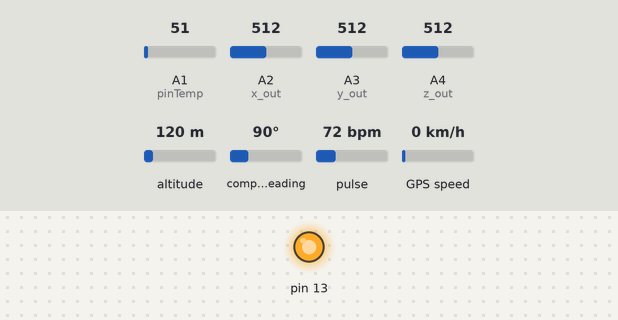
Bench run of a sketch on a simulated Arduino Uno, built with avr-gcc and run on an emulated ATmega328P. Shown: output pins drawn as LEDs (lit = HIGH). The test bench sets the inputs (shaded band); at power-on: A1 (pinTemp) = 51, A2 (x_out) = 512, A3 (y_out) = 512, A4 (z_out) = 512, altitude 120 m, compass heading 90°, pulse 72 bpm, GPS speed 0 km/h. The GPS gets a fix after 3 s at 37.7749, -122.4194 with 8 satellites; what the sketch prints to the serial monitor is not drawn.

Above: at 0.1 s.
Timing chart, 0 to 1.6 s (numbered marks = the images above):
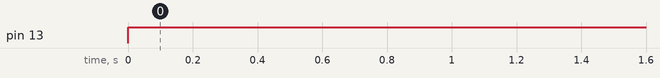

The sketch:

Mix_of_all_the_codes.ino
```cpp
#define USE_ARDUINO_INTERRUPTS true    // Set-up low-level interrupts for most acurate BPM math
#include <PulseSensorPlayground.h>     // Includes the PulseSensorPlayground Library
#include <math.h>
#include <TinyGPS++.h>
#include <SoftwareSerial.h>
SoftwareSerial GPS_SoftSerial(4, 3);/* (Rx, Tx) */
/* Create an object named gps of the class TinyGPSPlus */
TinyGPSPlus gps;
const int PulseWire = 0;       // 'S' Signal pin connected to A0
const int LED13 = 13;          // The on-board Arduino LED
int Threshold = 550;           // Determine which Signal to "count as a beat" and which to ignore
int pinTemp = A1;
const int x_out = A2; /* connect x_out of module to A1 of UNO board */
const int y_out = A3; /* connect y_out of module to A2 of UNO board */
const int z_out = A4; /* connect z_out of module to A3 of UNO board */
PulseSensorPlayground pulseSensor;  // Creates an object

volatile float minutes, seconds;
volatile int degree, secs, mins;
//String s3, s4;

void setup() {
  Serial.begin(115200);
  GPS_SoftSerial.begin(115200);
  // Configure the PulseSensor object, by assigning our variables to it
  pulseSensor.analogInput(PulseWire);
  pulseSensor.blinkOnPulse(LED13);       // Blink on-board LED with heartbeat
  pulseSensor.setThreshold(Threshold);

  // Double-check the "pulseSensor" object was created and began seeing a signal
  if (pulseSensor.begin()) {
    Serial.println("PulseSensor object created!");
  }
}

void SendGPS()
{
  smartDelay(1000); /* Generate precise delay of 1ms */
        unsigned long start;
        double lat_val, lng_val, alt_m_val;
        uint8_t hr_val, min_val, sec_val;
        bool loc_valid, alt_valid, time_valid;
        lat_val = gps.location.lat(); /* Get latitude data */
        loc_valid = gps.location.isValid(); /* Check if valid location data is available */
        lng_val = gps.location.lng(); /* Get longtitude data */
        alt_m_val = gps.altitude.meters();  /* Get altitude data in meters */
        alt_valid = gps.altitude.isValid(); /* Check if valid altitude data is available */
        hr_val = gps.time.hour(); /* Get hour */
        min_val = gps.time.minute();  /* Get minutes */
        sec_val = gps.time.second();  /* Get seconds */
        time_valid = gps.time.isValid();  /* Check if valid time data is available */
        if (!loc_valid)
        {
          Serial.print("Latitude : ");
          Serial.println("*****");
          Serial.print("Longitude : ");
          Serial.println("*****");
        }
        else
        {
          DegMinSec(lat_val);
          Serial.print("Latitude in Decimal Degrees : ");
          Serial.println(lat_val, 6);
          Serial.print("Latitude in Degrees Minutes Seconds : ");
          Serial.print(degree);
          Serial.print("\t");
          Serial.print(mins);
          Serial.print("\t");
          Serial.println(secs);
          DegMinSec(lng_val); /* Convert the decimal degree value into degrees minutes seconds form */
          Serial.print("Longitude in Decimal Degrees : ");
          Serial.println(lng_val, 6);
          Serial.print("Longitude in Degrees Minutes Seconds : ");
          Serial.print(degree);
          Serial.print("\t");
          Serial.print(mins);
          Serial.print("\t");
          Serial.println(secs);
        }
        if (!alt_valid)
        {
          Serial.print("Altitude : ");
          Serial.println("*****");
        }
        else
        {
          Serial.print("Altitude : ");
          Serial.println(alt_m_val, 6);
        }
        if (!time_valid)
        {
          Serial.print("Time : ");
          Serial.println("*****");
        }
        else
        {
          char time_string[32];
          sprintf(time_string, "Time : %02d/%02d/%02d \n", hr_val, min_val, sec_val);
          Serial.print(time_string);

        }
        delay(10000); //Give enough time for GSM to register on Network

  Serial.println("AT+CMGF=1");    //To send SMS in Text Mode
  delay(1000);
  Serial.println("AT+CMGS=\"+919000451559\"\r"); //Change to destination phone number
  delay(1000);
  String Latn = String(lat_val, 6);
  String Lonn = String(lng_val, 6);
  String Location = Latn + "," + Lonn;
  //lat_val+","+lng_val
Serial.print(" Emergency ");
      Serial.print(Location);
      Serial.print("\n");
      Serial.print("Check Map: \n");
      Serial.print("https://maps.google.com/?q=");
      Serial.println(Location);
      Serial.println((char)26);

  // s3 = "Emergency current location is," + String(lat_val) + "," + String(lng_val) + '\n' ;
//   s4 = "Click link" + '\n' + "https://maps.google.com/?q=" + String(lat_val) + "," + String(lng_val);
 // Serial.println(s3);//the content of the message
  delay(200);
  //Serial.println((char)26); //the stopping character Ctrl+Z
  delay(1000);
}
void loop() {
  int myBPM = pulseSensor.getBeatsPerMinute();
  if(pulseSensor.sawStartOfBeat()) {               // Constantly test to see if a beat happened
    Serial.println("♥  A HeartBeat Happened ! "); // If true, print a message
    Serial.print("BPM: ");
    Serial.println(myBPM);                        // Print the BPM value
    }

  delay(20);
// Calculates BPM
  int temp = analogRead(pinTemp);
  temp = temp * 0.48828125;   // convert output (mv) to readable celcius
  Serial.print("Temperature: ");
  Serial.print(temp);
  Serial.println("C");  //print the temperature status
  delay(1000);
  int x_adc_value, y_adc_value, z_adc_value;
  double x_g_value, y_g_value, z_g_value;
  double roll, pitch, yaw;
  x_adc_value = analogRead(x_out); /* Digital value of voltage on x_out pin */
  y_adc_value = analogRead(y_out); /* Digital value of voltage on y_out pin */
  z_adc_value = analogRead(z_out); /* Digital value of voltage on z_out pin */
  Serial.print("x = ");
  Serial.print(x_adc_value);
  Serial.print("\t\t");
  Serial.print("y = ");
  Serial.print(y_adc_value);
  Serial.print("\t\t");
  Serial.print("z = ");
  Serial.print(z_adc_value);
  Serial.print("\t\t");
  //delay(100);

  x_g_value = ( ( ( (double)(x_adc_value * 5)/1024) - 1.65 ) / 0.330 ); /* Acceleration in x-direction in g units */
  y_g_value = ( ( ( (double)(y_adc_value * 5)/1024) - 1.65 ) / 0.330 ); /* Acceleration in y-direction in g units */
  z_g_value = ( ( ( (double)(z_adc_value * 5)/1024) - 1.80 ) / 0.330 ); /* Acceleration in z-direction in g units */

  roll = ( ( (atan2(y_g_value,z_g_value) * 180) / 3.14 ) + 180 ); /* Formula for roll */
  pitch = ( ( (atan2(z_g_value,x_g_value) * 180) / 3.14 ) + 180 ); /* Formula for pitch */
  //yaw = ( ( (atan2(x_g_value,y_g_value) * 180) / 3.14 ) + 180 ); /* Formula for yaw */
  /* Not possible to measure yaw using accelerometer. Gyroscope must be used if yaw is also required */

  Serial.print("Roll = ");
  Serial.print(roll);
  Serial.print("\t");
  Serial.print("Pitch = ");
  Serial.print(pitch);
  Serial.print("\n\n");
  delay(1000);
  SendGPS();    //Send one SMS
    // while(1);     //Wait forever
}


static void smartDelay(unsigned long ms)
{
  unsigned long start = millis();
  do
  {
    while (GPS_SoftSerial.available())  /* Encode data read from GPS while data is available on serial port */
      gps.encode(GPS_SoftSerial.read());
/* Encode basically is used to parse the string received by the GPS and to store it in a buffer so that information can be extracted from it */
  } while (millis() - start < ms);
}
void DegMinSec( double tot_val)   /* Convert data in decimal degrees into degrees minutes seconds form */
{
  degree = (int)tot_val;
  minutes = tot_val - degree;
  seconds = 60 * minutes;
  minutes = (int)seconds;
  mins = (int)minutes;
  seconds = seconds - minutes;
  seconds = 60 * seconds;
  secs = (int)seconds;
}
```

Measured:
- by itself, pin 13: LOW → HIGH at 0.00 s
